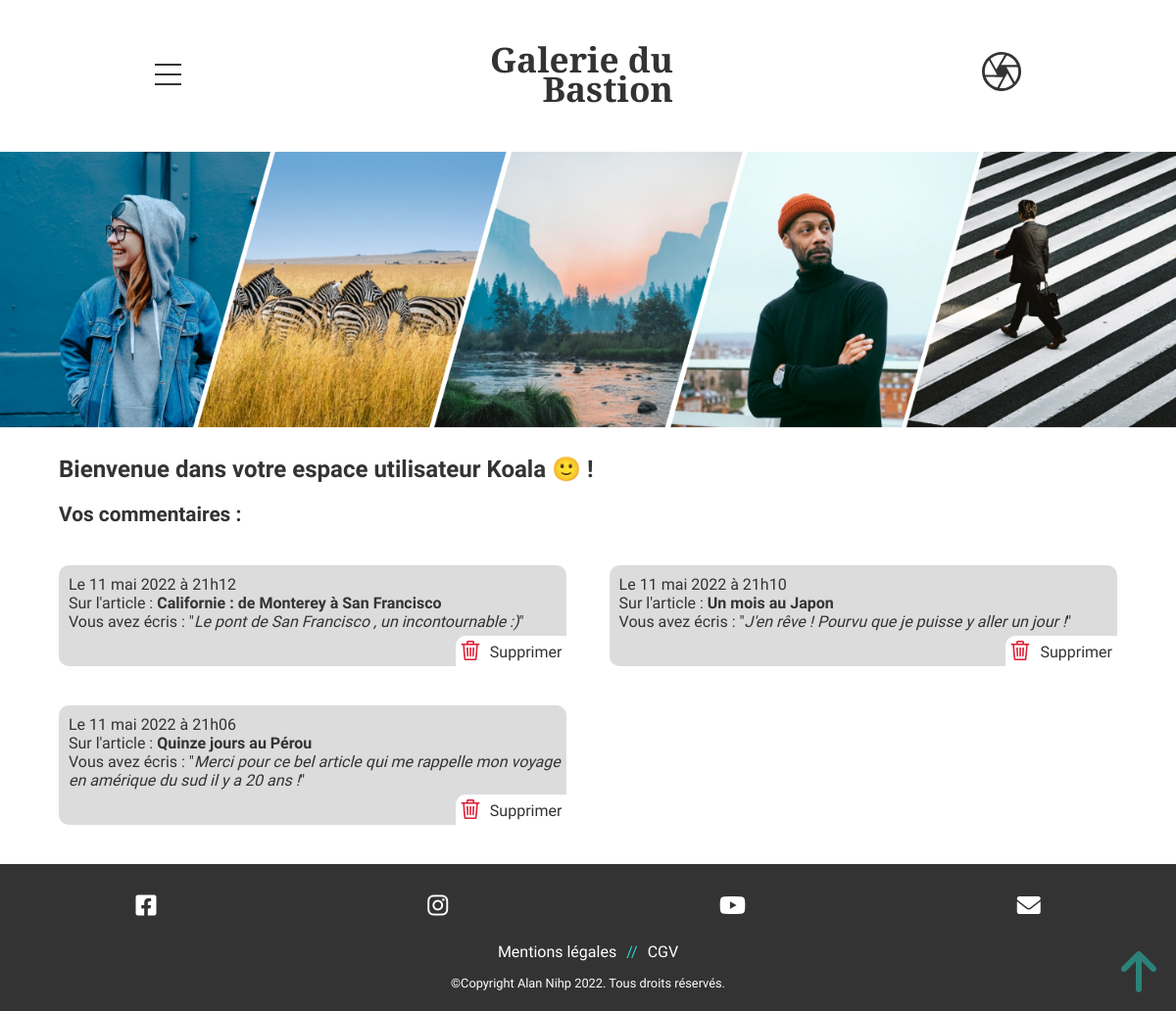
The app's page /index.php?action=myAccount&id=10 (signed in), older data.
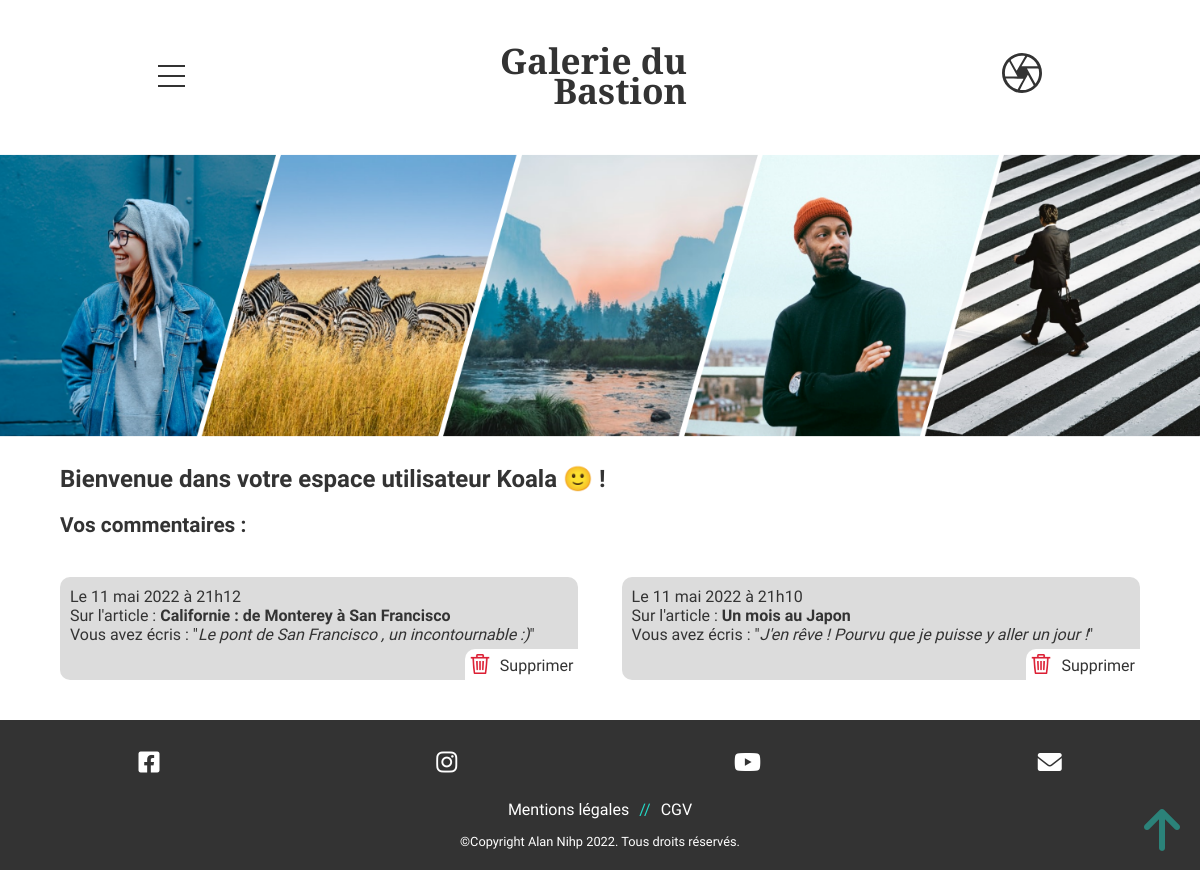
The same page, newer data.
### tables this page shows
CREATE TABLE IF NOT EXISTS `comments` (
  `id` int(11) unsigned NOT NULL AUTO_INCREMENT,
  `blogpost_id` int(11) unsigned NOT NULL,
  `user_id` int(11) unsigned NOT NULL,
  `content` text NOT NULL,
  `created_at` timestamp NOT NULL DEFAULT CURRENT_TIMESTAMP,
  PRIMARY KEY (`id`),
  KEY `FK_comments_blogposts` (`blogpost_id`),
  KEY `FK_comments_users` (`user_id`),
  CONSTRAINT `FK_comments_blogposts` FOREIGN KEY (`blogpost_id`) REFERENCES `blogposts` (`id`) ON DELETE CASCADE ON UPDATE CASCADE,
  CONSTRAINT `FK_comments_users` FOREIGN KEY (`user_id`) REFERENCES `users` (`id`) ON DELETE CASCADE ON UPDATE CASCADE
);

CREATE TABLE IF NOT EXISTS `blogposts` (
  `id` int(10) unsigned NOT NULL AUTO_INCREMENT,
  `title` varchar(100) NOT NULL,
  `picture` varchar(255) NOT NULL,
  `content` varchar(10000) NOT NULL,
  `category` varchar(50) NOT NULL,
  `alt` varchar(500) NOT NULL,
  `created_at` timestamp NOT NULL DEFAULT CURRENT_TIMESTAMP ON UPDATE CURRENT_TIMESTAMP,
  PRIMARY KEY (`id`)
);

### app/Controllers/Controller.php (called while the page is built, shortened)
<?php
class Controller
{
    public function view($viewname, $datas = null)
    {
        include('app/Views/Front/' . $viewname . '.php');
    }
    }

### app/Controllers/FrontController.php (called while the page is built, shortened)
<?php
class FrontController extends Controller
{
    function myAccountPage($id)
    {
        $userComments = new \Projet\Models\FrontModel();
        $result = $userComments->userAllComments($id);
        $datas = $result->fetchAll();
        return $this->view('myAccountPage', $datas);
    }
}

### app/Models/FrontModel.php (called while the page is built, shortened)
<?php
class FrontModel extends Manager
{
    public function userAllComments($id)
    {
        $db = $this->dbConnect();
        $req = $db->prepare('SELECT title, comments.id, comments.content, DATE_FORMAT(comments.created_at, "%d %M %Y à %Hh%i") AS created_at FROM comments INNER JOIN blogposts ON comments.blogpost_id=blogposts.id WHERE user_id=? ORDER BY created_at DESC');
        $req->execute(array(intval($id)));
        return $req;
    }
}

### app/views/Front/myAccountPage.php (the view)
<?php include ('header.php'); ?>
<main class="container" id="dashboardUser">
    <?php if(isset($_SESSION['id'])){?>
        <h1>Bienvenue dans votre espace utilisateur <?= $_SESSION['pseudo'] ?> 🙂 !</h1>
        <h2>Vos commentaires :</h2>
        <div class="flexList">
            <?php
                foreach($datas as $allComments){ ?>
                    <div class="userComments">
                        <div class="commentContent">
                            <p>Le <?= $allComments['created_at'] ?></p>
                            <p>Sur l'article : <strong><?= $allComments['title'] ?></strong></p>
                            <p>Vous avez écris : "<span><?= $allComments['content'] ?></span>"</p>
                        </div>
                        <div class="deleteComment">
                            <a href="index.php?action=deleteComment&id=<?= $allComments['id'] ?>" title="Supprimer le commentaire"><img src="/app/public/Front/image/supprimer.png" alt="icone de corbeille supprimer">Supprimer</a>
                        </div>
                    </div>
            <?php } ?>
        </div>
    <?php } ?>
</main>
<?php include ('footer.php'); ?>

Row changes from the older to the newer data that the page shows:
removed comments: created_at "11 mai 2022 à 21h06", blogpost.title "Quinze jours au Pérou", content "Merci pour ce bel article qui me rappelle mon voyage en amérique du sud il y a 20 ans !"
